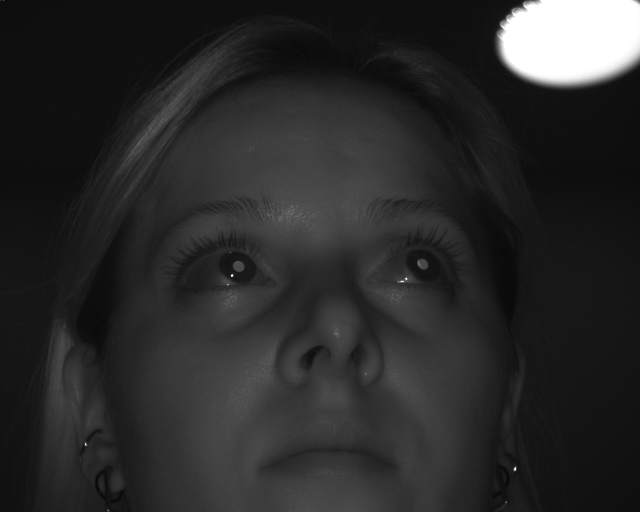
#> input picture dataset/dariap0210_100_1_0.bmp, 1280 x 1024 px (shown at 1/2 size)
$ python -i center_detection.py   (imports and definitions only)
#> lines starting #> are read from the running program, lines starting #| are printed output that depends on the picture; after the words box and inside, x2 and y2 are one past the last pixel; in counts of white or black regions, pixels touching at a corner belong together
#> further down, picture is the input picture: shape (1024, 1280); min 0, max 255, mean 42.3
import cv2
import numpy as np
from glints_detection_research import find_glint
from queue import Queue
from concurrent.futures import ThreadPoolExecutor, as_completed
import threading


# [21 lines left out: function find_two_largest_contours_indices, not called in this run]

def k_means_method(gray):
    # отсееваем черный фон
    pixels = gray[gray > 33].reshape(-1, 1).astype(np.float32)

    if len(pixels) < 2:
        return None

    K = 2
    criteria = (cv2.TERM_CRITERIA_EPS + cv2.TERM_CRITERIA_MAX_ITER, 100, 0.2)
    _, labels, centers = cv2.kmeans(pixels, K, None, criteria, 10, cv2.KMEANS_PP_CENTERS)
#> centers = [53.13, 248.5]

    # centers — это значения яркости для каждого кластера
    centers = centers.flatten()
    sorted_idx = np.argsort(centers)
#> sorted_idx = [0, 1]

    # Предположим: серый = 0-й, белый = 1-й
    gray_center = centers[sorted_idx[0]]
#> gray_center = 53.13

    # Определим диапазон вокруг серого центра
    tolerance = 40
    lower = max(0, gray_center - tolerance)
#> lower = 13.13
    upper = min(255, gray_center + tolerance)
#> upper = 93.13

    lower = np.array([lower], dtype=np.uint8)
#> lower = [13]
    upper = np.array([upper], dtype=np.uint8)
#> upper = [93]

    # Строим маску по этому диапазону
    mask = cv2.inRange(gray, lower, upper)
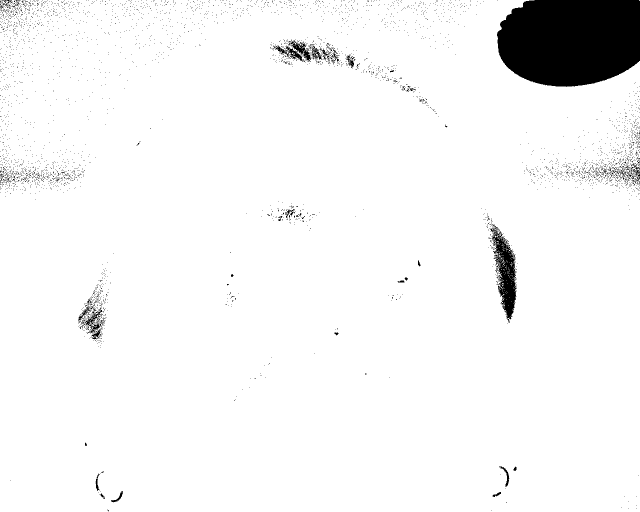
#> mask: shape (1024, 1280) (shown at 1/2 size); 95.6% white; 3776 black regions (3733 under 20 px), largest, box (x1, y1, x2, y2) and area: (994, 0, 1280, 174) 42999, (982, 448, 1033, 646) 4444, (545, 81, 622, 124) 1139

    # Морфология для очистки
    th = cv2.morphologyEx(mask, cv2.MORPH_OPEN, np.ones((3,3), np.uint8))
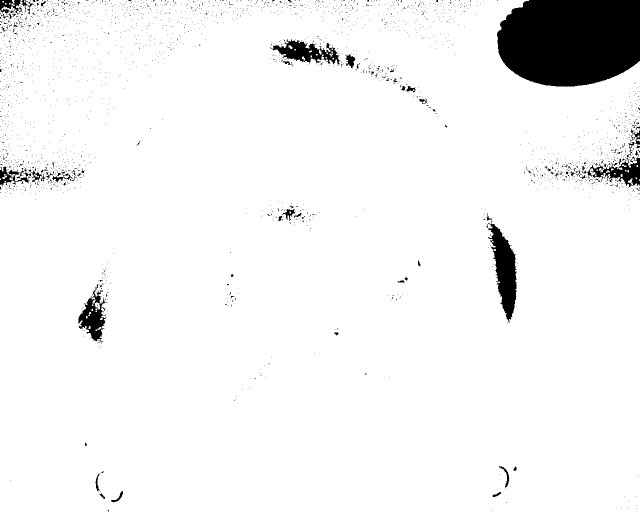
#> th: shape (1024, 1280) (shown at 1/2 size); 94.9% white; 2155 black regions (2097 under 20 px)
    return th


def find_contours(gray, show_result=False, method='kmeans'): #The most danger place


    if method == 'kmeans':
        th = k_means_method(gray)
    else:
        _, th = cv2.threshold(gray, 20, 255, cv2.THRESH_BINARY + cv2.THRESH_OTSU)

    if show_result == True:
        cv2.imshow("Diff", gray)
        cv2.imshow("Threshold", th)
        cv2.waitKey(0)
    cnts, _ = cv2.findContours(th, cv2.RETR_TREE, cv2.CHAIN_APPROX_SIMPLE)
#> cnts = 2286 contours, 2179 with area under 20; largest, box (x1, y1, x2, y2) and area: (0, 0, 1280, 1024) 1259003, (975, 441, 1035, 647) 6032, (544, 77, 682, 130) 3706, (156, 579, 216, 688) 3362, (690, 108, 712, 138) 356
    if show_result == True:
        gray_plot = gray.copy()
        gray_plot = cv2.cvtColor(gray, cv2.COLOR_GRAY2BGR)
        cv2.drawContours(gray_plot, cnts, -1, (0, 0, 255), 1)
        cv2.imshow("findContours", gray_plot)
        cv2.waitKey(0)
        cv2.destroyAllWindows()
    return cnts


class PupilTracker:


    # [201 lines left out: functions __init__, roi_process, process, not called in this run]


_TRACKER_LOCAL = threading.local()


# [6 lines left out: function _get_tracker, not called in this run]


def process_frame(diff, dark_img, bright_img, dir_name):
    tracker = _get_tracker()
    return tracker.process(diff, bright_img, dir_name)

>>> import cv2
>>> picture = cv2.imread('dataset/dariap0210_100_1_0.bmp', cv2.IMREAD_GRAYSCALE)
>>> result = find_contours(picture)
#> result has the same summary as cnts in find_contours

$ run again, on dataset/dariap0210_100_1_3.bmp
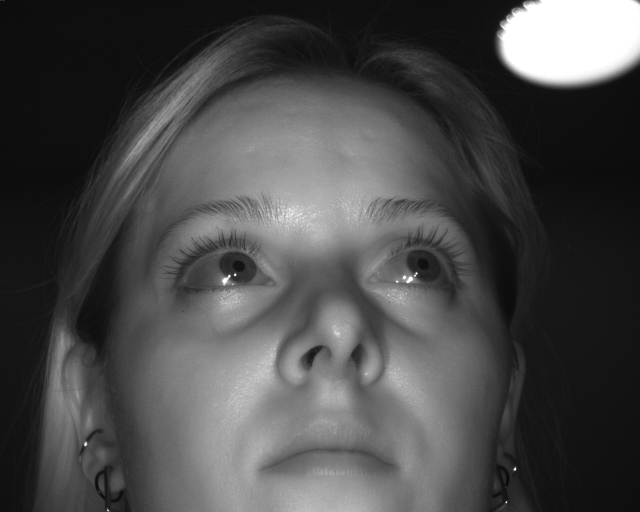
#> input picture dataset/dariap0210_100_1_3.bmp, 1280 x 1024 px (shown at 1/2 size)
#> picture is the input picture: shape (1024, 1280); min 0, max 255, mean 74.2
#> centers = [153.8, 73.58]
#> sorted_idx = [1, 0]
#> gray_center = 73.58
#> in k_means_method, `lower = max(0, gray_center - tolerance)`: lower = 33.58
#> in k_means_method, `upper = min(255, gray_center + tolerance)`: upper = 113.6
#> in k_means_method, `lower = np.array([lower], dtype=np.uint8)`: lower = [33]
#> in k_means_method, `upper = np.array([upper], dtype=np.uint8)`: upper = [113]
#> in k_means_method, `mask = cv2.inRange(gray, lower, upper)`:
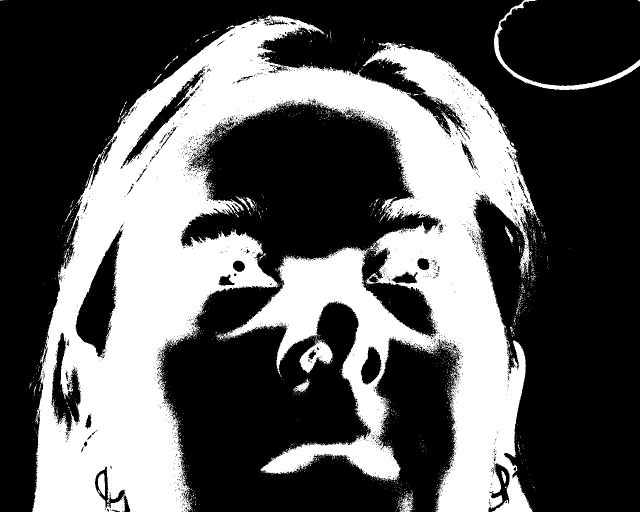
#> mask: shape (1024, 1280) (shown at 1/2 size); 35.3% white; 2159 white regions (2120 under 20 px), largest, box (x1, y1, x2, y2) and area: (64, 31, 1073, 1024) 450048, (987, 0, 1280, 180) 3563, (599, 680, 666, 747) 2071
#> in k_means_method, `th = cv2.morphologyEx(mask, cv2.MORPH_OPEN, np.ones((3,3), np.uint8))`:
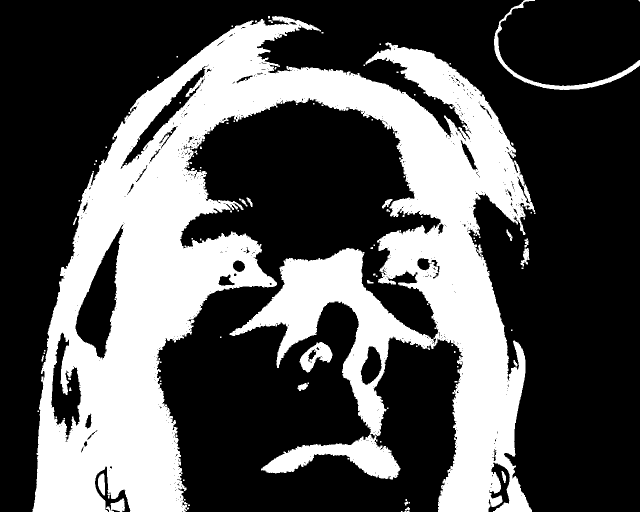
#> th: shape (1024, 1280) (shown at 1/2 size); 33.5% white; 116 white regions (89 under 20 px)
#> cnts = 871 contours, 804 with area under 20; largest, box (x1, y1, x2, y2) and area: (65, 32, 1070, 1024) 452102, (150, 448, 248, 720) 11252, (101, 664, 164, 884) 6511, (241, 131, 415, 338) 5158, (988, 0, 1280, 180) 3039
#> result has the same summary as cnts in find_contours
